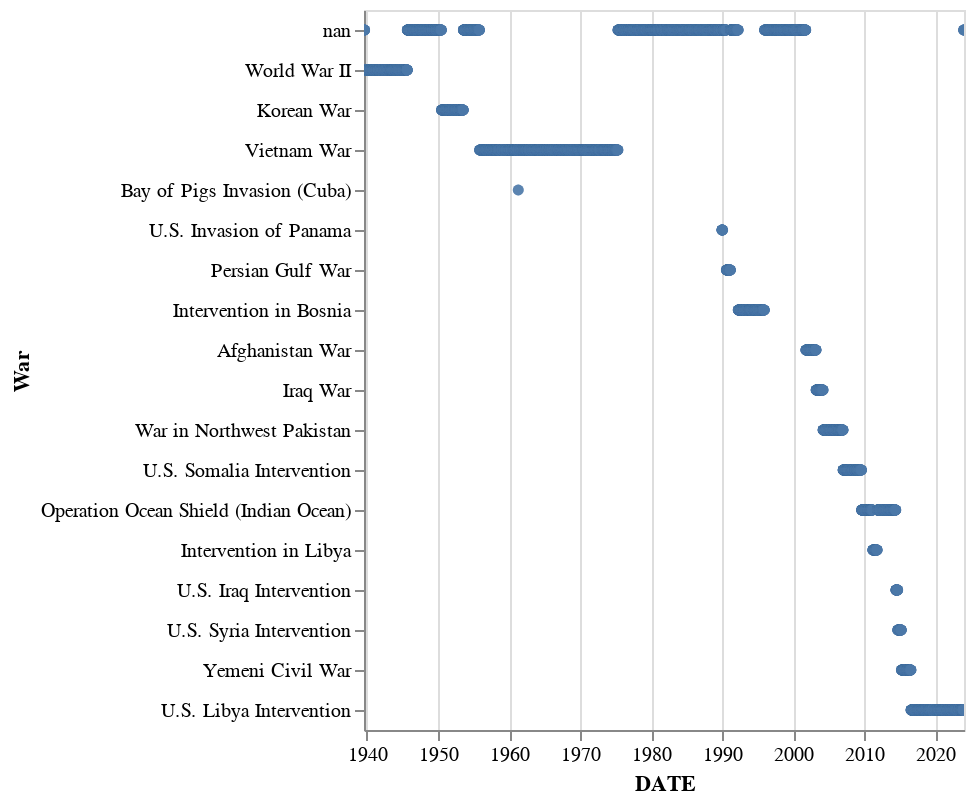

The code cell stored with this chart in its notebook:
### Code cell
DeepnoteChart(war_timeline_df, """{"layer":[{"layer":[{"mark":{"clip":true,"type":"circle","color":"#4c78a8","tooltip":true},"encoding":{"x":{"sort":"ascending","type":"temporal","field":"DATE","scale":{"type":"linear","zero":false}},"y":{"sort":null,"type":"nominal","field":"War","scale":{"type":"linear","zero":false}}}}]}],"title":"","config":{"legend":{}},"$schema":"https://vega.github.io/schema/vega-lite/v5.json","encoding":{}}""")

### Figure 1 — Vega-Lite specification as saved in the notebook (floating-point values rounded to 4 significant figures; data arrays with more than 128 entries replaced by an {"elided": "..."} marker saying what was removed)
{"layer": [{"layer": [{"mark": {"clip": true, "type": "circle", "color": "#4c78a8", "tooltip": true}, "encoding": {"x": {"sort": "ascending", "type": "temporal", "field": "DATE", "scale": {"type": "linear", "zero": false}}, "y": {"sort": null, "type": "nominal", "field": "War", "scale": {"type": "linear", "zero": false}}}}]}], "title": "", "config": {"legend": {}}, "$schema": "https://vega.github.io/schema/vega-lite/v5.json", "encoding": {}, "data": {"values": {"elided": "10000 records"}}}
